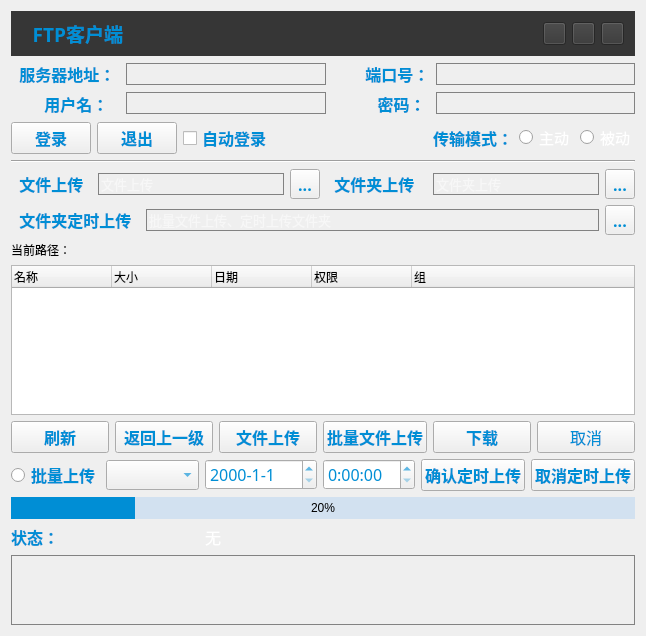
<?xml version="1.0" encoding="UTF-8"?>
<ui version="4.0">
 <class>FtpUpload</class>
 <widget class="QWidget" name="FtpUpload">
  <property name="geometry">
   <rect>
    <x>0</x>
    <y>0</y>
    <width>571</width>
    <height>610</height>
   </rect>
  </property>
  <property name="minimumSize">
   <size>
    <width>0</width>
    <height>0</height>
   </size>
  </property>
  <property name="windowTitle">
   <string>FtpUpload</string>
  </property>
  <layout class="QGridLayout" name="gridLayout_3">
   <item row="12" column="0">
    <widget class="QProgressBar" name="progressBar">
     <property name="layoutDirection">
      <enum>Qt::LeftToRight</enum>
     </property>
     <property name="styleSheet">
      <string notr="true">QProgressBar{
	
        border: none;
        text-align: center;
        background: rgb(210, 225, 240);
}
QProgressBar::chunk {
        background: rgb(0, 142, 213);
	
}</string>
     </property>
     <property name="maximum">
      <number>100</number>
     </property>
     <property name="value">
      <number>20</number>
     </property>
     <property name="textVisible">
      <bool>true</bool>
     </property>
     <property name="orientation">
      <enum>Qt::Horizontal</enum>
     </property>
     <property name="invertedAppearance">
      <bool>false</bool>
     </property>
     <property name="textDirection">
      <enum>QProgressBar::TopToBottom</enum>
     </property>
    </widget>
   </item>
   <item row="11" column="0">
    <layout class="QHBoxLayout" name="horizontalLayout_2">
     <item>
      <widget class="QRadioButton" name="radioButton">
       <property name="minimumSize">
        <size>
         <width>0</width>
         <height>0</height>
        </size>
       </property>
       <property name="font">
        <font>
         <family>微软雅黑</family>
         <pointsize>12</pointsize>
         <weight>75</weight>
         <bold>true</bold>
        </font>
       </property>
       <property name="styleSheet">
        <string notr="true">color: rgb(0, 142, 213);</string>
       </property>
       <property name="text">
        <string>批量上传</string>
       </property>
      </widget>
     </item>
     <item>
      <widget class="QComboBox" name="CB_EncodingFormat">
       <property name="minimumSize">
        <size>
         <width>0</width>
         <height>0</height>
        </size>
       </property>
       <property name="font">
        <font>
         <family>微软雅黑</family>
         <pointsize>11</pointsize>
         <weight>75</weight>
         <bold>true</bold>
        </font>
       </property>
       <property name="styleSheet">
        <string notr="true">color: rgb(0, 142, 213);</string>
       </property>
      </widget>
     </item>
     <item>
      <widget class="QDateEdit" name="dateEdit">
       <property name="minimumSize">
        <size>
         <width>0</width>
         <height>0</height>
        </size>
       </property>
       <property name="font">
        <font>
         <family>微软雅黑</family>
         <pointsize>12</pointsize>
         <weight>50</weight>
         <bold>false</bold>
        </font>
       </property>
       <property name="styleSheet">
        <string notr="true">color: rgb(0, 142, 213);</string>
       </property>
       <property name="minimumDateTime">
        <datetime>
         <hour>0</hour>
         <minute>0</minute>
         <second>0</second>
         <year>2000</year>
         <month>1</month>
         <day>1</day>
        </datetime>
       </property>
       <property name="displayFormat">
        <string>yyyy-M-d</string>
       </property>
      </widget>
     </item>
     <item>
      <widget class="QTimeEdit" name="timeEdit">
       <property name="minimumSize">
        <size>
         <width>0</width>
         <height>0</height>
        </size>
       </property>
       <property name="font">
        <font>
         <family>微软雅黑</family>
         <pointsize>12</pointsize>
        </font>
       </property>
       <property name="styleSheet">
        <string notr="true">color: rgb(0, 142, 213);</string>
       </property>
       <property name="displayFormat">
        <string>H:mm:ss</string>
       </property>
      </widget>
     </item>
     <item>
      <widget class="QPushButton" name="pushButton_ComfirmT">
       <property name="minimumSize">
        <size>
         <width>0</width>
         <height>0</height>
        </size>
       </property>
       <property name="font">
        <font>
         <family>微软雅黑</family>
         <pointsize>12</pointsize>
         <weight>75</weight>
         <bold>true</bold>
        </font>
       </property>
       <property name="cursor">
        <cursorShape>PointingHandCursor</cursorShape>
       </property>
       <property name="styleSheet">
        <string notr="true">color: rgb(0, 142, 213);</string>
       </property>
       <property name="text">
        <string>确认定时上传</string>
       </property>
      </widget>
     </item>
     <item>
      <widget class="QPushButton" name="pushButton_CancelT">
       <property name="minimumSize">
        <size>
         <width>0</width>
         <height>0</height>
        </size>
       </property>
       <property name="font">
        <font>
         <family>微软雅黑</family>
         <pointsize>12</pointsize>
         <weight>75</weight>
         <bold>true</bold>
        </font>
       </property>
       <property name="cursor">
        <cursorShape>ClosedHandCursor</cursorShape>
       </property>
       <property name="styleSheet">
        <string notr="true">color: rgb(0, 142, 213);</string>
       </property>
       <property name="text">
        <string>取消定时上传</string>
       </property>
      </widget>
     </item>
    </layout>
   </item>
   <item row="13" column="0">
    <layout class="QHBoxLayout" name="horizontalLayout_3">
     <item>
      <widget class="QLabel" name="label_1">
       <property name="maximumSize">
        <size>
         <width>16777215</width>
         <height>16777215</height>
        </size>
       </property>
       <property name="font">
        <font>
         <family>微软雅黑</family>
         <pointsize>12</pointsize>
         <weight>75</weight>
         <bold>true</bold>
        </font>
       </property>
       <property name="styleSheet">
        <string notr="true">color: rgb(0, 142, 213);</string>
       </property>
       <property name="text">
        <string>状态：</string>
       </property>
      </widget>
     </item>
     <item>
      <widget class="QLabel" name="statusLabel">
       <property name="minimumSize">
        <size>
         <width>430</width>
         <height>0</height>
        </size>
       </property>
       <property name="font">
        <font>
         <family>微软雅黑</family>
         <pointsize>12</pointsize>
         <weight>50</weight>
         <bold>false</bold>
        </font>
       </property>
       <property name="styleSheet">
        <string notr="true">color: rgb(255, 255, 255);</string>
       </property>
       <property name="text">
        <string>无</string>
       </property>
      </widget>
     </item>
    </layout>
   </item>
   <item row="10" column="0">
    <layout class="QGridLayout" name="gridLayout_2">
     <item row="0" column="0">
      <widget class="QPushButton" name="pushButton_Refush">
       <property name="minimumSize">
        <size>
         <width>0</width>
         <height>0</height>
        </size>
       </property>
       <property name="font">
        <font>
         <family>微软雅黑</family>
         <pointsize>12</pointsize>
         <weight>75</weight>
         <bold>true</bold>
        </font>
       </property>
       <property name="cursor">
        <cursorShape>OpenHandCursor</cursorShape>
       </property>
       <property name="styleSheet">
        <string notr="true">color: rgb(0, 142, 213);
</string>
       </property>
       <property name="text">
        <string>刷新</string>
       </property>
      </widget>
     </item>
     <item row="0" column="1">
      <widget class="QPushButton" name="pushButton_Back">
       <property name="minimumSize">
        <size>
         <width>0</width>
         <height>0</height>
        </size>
       </property>
       <property name="font">
        <font>
         <family>微软雅黑</family>
         <pointsize>12</pointsize>
         <weight>75</weight>
         <bold>true</bold>
        </font>
       </property>
       <property name="cursor">
        <cursorShape>OpenHandCursor</cursorShape>
       </property>
       <property name="styleSheet">
        <string notr="true">color: rgb(0, 142, 213);
</string>
       </property>
       <property name="text">
        <string>返回上一级</string>
       </property>
      </widget>
     </item>
     <item row="0" column="2">
      <widget class="QPushButton" name="uploadButton">
       <property name="minimumSize">
        <size>
         <width>67</width>
         <height>0</height>
        </size>
       </property>
       <property name="font">
        <font>
         <family>微软雅黑</family>
         <pointsize>12</pointsize>
         <weight>75</weight>
         <bold>true</bold>
        </font>
       </property>
       <property name="cursor">
        <cursorShape>PointingHandCursor</cursorShape>
       </property>
       <property name="styleSheet">
        <string notr="true">color: rgb(0, 142, 213);</string>
       </property>
       <property name="text">
        <string>文件上传</string>
       </property>
      </widget>
     </item>
     <item row="0" column="3">
      <widget class="QPushButton" name="uploadButton_All">
       <property name="minimumSize">
        <size>
         <width>100</width>
         <height>0</height>
        </size>
       </property>
       <property name="font">
        <font>
         <family>微软雅黑</family>
         <pointsize>12</pointsize>
         <weight>75</weight>
         <bold>true</bold>
        </font>
       </property>
       <property name="cursor">
        <cursorShape>PointingHandCursor</cursorShape>
       </property>
       <property name="styleSheet">
        <string notr="true">color: rgb(0, 142, 213);</string>
       </property>
       <property name="text">
        <string>批量文件上传</string>
       </property>
      </widget>
     </item>
     <item row="0" column="4">
      <widget class="QPushButton" name="downloadButton">
       <property name="minimumSize">
        <size>
         <width>67</width>
         <height>0</height>
        </size>
       </property>
       <property name="font">
        <font>
         <family>微软雅黑</family>
         <pointsize>12</pointsize>
         <weight>75</weight>
         <bold>true</bold>
        </font>
       </property>
       <property name="cursor">
        <cursorShape>PointingHandCursor</cursorShape>
       </property>
       <property name="styleSheet">
        <string notr="true">color: rgb(0, 142, 213);</string>
       </property>
       <property name="text">
        <string>下载</string>
       </property>
      </widget>
     </item>
     <item row="0" column="5">
      <widget class="QPushButton" name="cancelBtn">
       <property name="minimumSize">
        <size>
         <width>67</width>
         <height>0</height>
        </size>
       </property>
       <property name="font">
        <font>
         <family>微软雅黑</family>
         <pointsize>12</pointsize>
         <weight>50</weight>
         <bold>false</bold>
        </font>
       </property>
       <property name="cursor">
        <cursorShape>ClosedHandCursor</cursorShape>
       </property>
       <property name="styleSheet">
        <string notr="true">color: rgb(0, 142, 213);</string>
       </property>
       <property name="text">
        <string>取消</string>
       </property>
      </widget>
     </item>
    </layout>
   </item>
   <item row="2" column="0">
    <layout class="QHBoxLayout" name="horizontalLayout">
     <item>
      <widget class="QPushButton" name="pushButton_Login">
       <property name="font">
        <font>
         <family>微软雅黑</family>
         <pointsize>12</pointsize>
         <weight>75</weight>
         <bold>true</bold>
        </font>
       </property>
       <property name="styleSheet">
        <string notr="true">color: rgb(0, 142, 213);
</string>
       </property>
       <property name="text">
        <string>登录</string>
       </property>
      </widget>
     </item>
     <item>
      <widget class="QPushButton" name="pushButton_Quit">
       <property name="font">
        <font>
         <family>微软雅黑</family>
         <pointsize>12</pointsize>
         <weight>75</weight>
         <bold>true</bold>
        </font>
       </property>
       <property name="cursor">
        <cursorShape>ClosedHandCursor</cursorShape>
       </property>
       <property name="styleSheet">
        <string notr="true">color: rgb(0, 142, 213);
</string>
       </property>
       <property name="text">
        <string>退出</string>
       </property>
      </widget>
     </item>
     <item>
      <widget class="QCheckBox" name="checkBox_AutoLogin">
       <property name="font">
        <font>
         <family>微软雅黑</family>
         <pointsize>12</pointsize>
         <weight>75</weight>
         <bold>true</bold>
        </font>
       </property>
       <property name="styleSheet">
        <string notr="true">color: rgb(0, 142, 213);</string>
       </property>
       <property name="text">
        <string>自动登录</string>
       </property>
      </widget>
     </item>
     <item>
      <spacer name="horizontalSpacer_2">
       <property name="orientation">
        <enum>Qt::Horizontal</enum>
       </property>
       <property name="sizeHint" stdset="0">
        <size>
         <width>40</width>
         <height>20</height>
        </size>
       </property>
      </spacer>
     </item>
     <item>
      <widget class="QLabel" name="label_2">
       <property name="font">
        <font>
         <family>微软雅黑</family>
         <pointsize>12</pointsize>
         <weight>75</weight>
         <bold>true</bold>
        </font>
       </property>
       <property name="styleSheet">
        <string notr="true">color: rgb(0, 142, 213);</string>
       </property>
       <property name="text">
        <string>传输模式：</string>
       </property>
      </widget>
     </item>
     <item>
      <widget class="QRadioButton" name="radioButtonActive">
       <property name="font">
        <font>
         <family>微软雅黑</family>
         <pointsize>11</pointsize>
        </font>
       </property>
       <property name="styleSheet">
        <string notr="true">color: rgb(255, 255, 255);</string>
       </property>
       <property name="text">
        <string>主动</string>
       </property>
      </widget>
     </item>
     <item>
      <widget class="QRadioButton" name="radioButtonPassive">
       <property name="font">
        <font>
         <family>微软雅黑</family>
         <pointsize>11</pointsize>
        </font>
       </property>
       <property name="styleSheet">
        <string notr="true">color: rgb(255, 255, 255);
</string>
       </property>
       <property name="text">
        <string>被动</string>
       </property>
      </widget>
     </item>
    </layout>
   </item>
   <item row="1" column="0">
    <layout class="QHBoxLayout" name="horizontalLayout_6">
     <item>
      <layout class="QVBoxLayout" name="verticalLayout_3">
       <item>
        <widget class="QLabel" name="ipLabel">
         <property name="font">
          <font>
           <family>微软雅黑</family>
           <pointsize>12</pointsize>
           <weight>75</weight>
           <bold>true</bold>
          </font>
         </property>
         <property name="styleSheet">
          <string notr="true">color: rgb(0, 142, 213);</string>
         </property>
         <property name="text">
          <string>  服务器地址： </string>
         </property>
        </widget>
       </item>
       <item>
        <widget class="QLabel" name="ipLabel_3">
         <property name="font">
          <font>
           <family>微软雅黑</family>
           <pointsize>12</pointsize>
           <weight>75</weight>
           <bold>true</bold>
          </font>
         </property>
         <property name="styleSheet">
          <string notr="true">color: rgb(0, 142, 213);</string>
         </property>
         <property name="text">
          <string>        用户名：</string>
         </property>
        </widget>
       </item>
      </layout>
     </item>
     <item>
      <layout class="QVBoxLayout" name="verticalLayout_4">
       <item>
        <widget class="QLineEdit" name="lineEdit_Host">
         <property name="font">
          <font>
           <family>微软雅黑</family>
           <pointsize>10</pointsize>
          </font>
         </property>
         <property name="styleSheet">
          <string notr="true">QLineEdit{border:1px solid #828282;color: rgb(255, 255, 255);background:transparent;}</string>
         </property>
         <property name="text">
          <string/>
         </property>
         <property name="frame">
          <bool>true</bool>
         </property>
        </widget>
       </item>
       <item>
        <widget class="QLineEdit" name="lineEdit_User">
         <property name="font">
          <font>
           <family>微软雅黑</family>
           <pointsize>10</pointsize>
          </font>
         </property>
         <property name="styleSheet">
          <string notr="true">QLineEdit{border:1px solid #828282;color: rgb(255, 255, 255);background:transparent;}</string>
         </property>
         <property name="text">
          <string/>
         </property>
         <property name="frame">
          <bool>true</bool>
         </property>
        </widget>
       </item>
      </layout>
     </item>
     <item>
      <layout class="QVBoxLayout" name="verticalLayout">
       <item>
        <widget class="QLabel" name="ipLabel_2">
         <property name="font">
          <font>
           <family>微软雅黑</family>
           <pointsize>12</pointsize>
           <weight>75</weight>
           <bold>true</bold>
          </font>
         </property>
         <property name="layoutDirection">
          <enum>Qt::LeftToRight</enum>
         </property>
         <property name="styleSheet">
          <string notr="true">color: rgb(0, 142, 213);</string>
         </property>
         <property name="text">
          <string>        端口号：</string>
         </property>
        </widget>
       </item>
       <item>
        <widget class="QLabel" name="ipLabel_4">
         <property name="font">
          <font>
           <family>微软雅黑</family>
           <pointsize>12</pointsize>
           <weight>75</weight>
           <bold>true</bold>
          </font>
         </property>
         <property name="styleSheet">
          <string notr="true">color: rgb(0, 142, 213);</string>
         </property>
         <property name="text">
          <string>           密码：</string>
         </property>
        </widget>
       </item>
      </layout>
     </item>
     <item>
      <layout class="QVBoxLayout" name="verticalLayout_2">
       <item>
        <widget class="QLineEdit" name="lineEdit_Port">
         <property name="font">
          <font>
           <family>微软雅黑</family>
           <pointsize>10</pointsize>
          </font>
         </property>
         <property name="styleSheet">
          <string notr="true">QLineEdit{border:1px solid #828282;color: rgb(255, 255, 255);background:transparent;}</string>
         </property>
         <property name="text">
          <string/>
         </property>
         <property name="frame">
          <bool>true</bool>
         </property>
        </widget>
       </item>
       <item>
        <widget class="QLineEdit" name="lineEdit_pad">
         <property name="font">
          <font>
           <family>微软雅黑</family>
           <pointsize>10</pointsize>
          </font>
         </property>
         <property name="styleSheet">
          <string notr="true">QLineEdit{border:1px solid #828282;color: rgb(255, 255, 255);background:transparent;}</string>
         </property>
         <property name="text">
          <string/>
         </property>
         <property name="frame">
          <bool>true</bool>
         </property>
        </widget>
       </item>
      </layout>
     </item>
    </layout>
   </item>
   <item row="5" column="0">
    <layout class="QHBoxLayout" name="horizontalLayout_5">
     <item>
      <widget class="QLabel" name="ipLabel_6">
       <property name="font">
        <font>
         <family>微软雅黑</family>
         <pointsize>12</pointsize>
         <weight>75</weight>
         <bold>true</bold>
        </font>
       </property>
       <property name="styleSheet">
        <string notr="true">color: rgb(0, 142, 213);</string>
       </property>
       <property name="text">
        <string>  文件夹定时上传  </string>
       </property>
      </widget>
     </item>
     <item>
      <widget class="QLineEdit" name="lineEdit_DirPath">
       <property name="minimumSize">
        <size>
         <width>0</width>
         <height>0</height>
        </size>
       </property>
       <property name="font">
        <font>
         <family>微软雅黑</family>
         <pointsize>10</pointsize>
        </font>
       </property>
       <property name="styleSheet">
        <string notr="true">QLineEdit{border:1px solid #828282;color: rgb(255, 255, 255);background:transparent;}</string>
       </property>
       <property name="text">
        <string/>
       </property>
       <property name="frame">
        <bool>true</bool>
       </property>
       <property name="placeholderText">
        <string>批量文件上传、定时上传文件夹</string>
       </property>
      </widget>
     </item>
     <item>
      <widget class="QToolButton" name="toolButton_dir">
       <property name="font">
        <font>
         <family>微软雅黑</family>
         <pointsize>12</pointsize>
         <weight>75</weight>
         <bold>true</bold>
        </font>
       </property>
       <property name="cursor">
        <cursorShape>OpenHandCursor</cursorShape>
       </property>
       <property name="styleSheet">
        <string notr="true">color: rgb(0, 142, 213);</string>
       </property>
       <property name="text">
        <string>...</string>
       </property>
      </widget>
     </item>
    </layout>
   </item>
   <item row="0" column="0">
    <widget class="QWidget" name="widget" native="true">
     <property name="maximumSize">
      <size>
       <width>16777215</width>
       <height>60</height>
      </size>
     </property>
     <property name="styleSheet">
      <string notr="true">background-color: rgb(54, 54, 54);</string>
     </property>
     <layout class="QGridLayout" name="gridLayout">
      <item row="0" column="0">
       <widget class="QLabel" name="label">
        <property name="minimumSize">
         <size>
          <width>101</width>
          <height>21</height>
         </size>
        </property>
        <property name="maximumSize">
         <size>
          <width>111</width>
          <height>21</height>
         </size>
        </property>
        <property name="font">
         <font>
          <family>微软雅黑</family>
          <pointsize>14</pointsize>
          <weight>75</weight>
          <bold>true</bold>
         </font>
        </property>
        <property name="mouseTracking">
         <bool>true</bool>
        </property>
        <property name="acceptDrops">
         <bool>true</bool>
        </property>
        <property name="styleSheet">
         <string notr="true">color: rgb(0, 142, 213);</string>
        </property>
        <property name="text">
         <string>FTP客户端</string>
        </property>
        <property name="alignment">
         <set>Qt::AlignRight|Qt::AlignTrailing|Qt::AlignVCenter</set>
        </property>
        <property name="margin">
         <number>0</number>
        </property>
       </widget>
      </item>
      <item row="0" column="1">
       <spacer name="horizontalSpacer_3">
        <property name="orientation">
         <enum>Qt::Horizontal</enum>
        </property>
        <property name="sizeHint" stdset="0">
         <size>
          <width>278</width>
          <height>20</height>
         </size>
        </property>
       </spacer>
      </item>
      <item row="0" column="2">
       <layout class="QVBoxLayout" name="verticalLayout_6">
        <item>
         <layout class="QHBoxLayout" name="horizontalLayout_8">
          <item>
           <widget class="QPushButton" name="setButton">
            <property name="sizePolicy">
             <sizepolicy hsizetype="Fixed" vsizetype="Fixed">
              <horstretch>0</horstretch>
              <verstretch>0</verstretch>
             </sizepolicy>
            </property>
            <property name="minimumSize">
             <size>
              <width>23</width>
              <height>23</height>
             </size>
            </property>
            <property name="maximumSize">
             <size>
              <width>23</width>
              <height>23</height>
             </size>
            </property>
            <property name="styleSheet">
             <string notr="true">         QPushButton{ border-image:url(:/img/img/Help_btn.png) 66 0 33 0 ;}
   QPushButton:hover{ border-image:url(:/img/img/Help_btn.png) 33 0 66 0 ;}
 QPushButton:pressed{ border-image:url(:/img/img/Help_btn.png) 66 0 33 0 ;}
QPushButton:disabled{ border-image:url(:/img/img/Help_btn.png) 99 0 0 0 ;}</string>
            </property>
            <property name="text">
             <string/>
            </property>
            <property name="iconSize">
             <size>
              <width>23</width>
              <height>23</height>
             </size>
            </property>
           </widget>
          </item>
          <item>
           <widget class="QPushButton" name="minButton">
            <property name="sizePolicy">
             <sizepolicy hsizetype="Fixed" vsizetype="Fixed">
              <horstretch>0</horstretch>
              <verstretch>0</verstretch>
             </sizepolicy>
            </property>
            <property name="minimumSize">
             <size>
              <width>23</width>
              <height>23</height>
             </size>
            </property>
            <property name="maximumSize">
             <size>
              <width>23</width>
              <height>23</height>
             </size>
            </property>
            <property name="styleSheet">
             <string notr="true">         QPushButton{ border-image:url(:/img/img/min_btn.png) 66 0 33 0 ;}
   QPushButton:hover{ border-image:url(:/img/img/min_btn.png) 33 0 66 0 ;}
 QPushButton:pressed{ border-image:url(:/img/img/min_btn.png) 66 0 33 0 ;}
QPushButton:disabled{ border-image:url(:/img/img/min_btn.png) 99 0 0 0 ;}</string>
            </property>
            <property name="text">
             <string/>
            </property>
           </widget>
          </item>
          <item>
           <widget class="QPushButton" name="closeButton">
            <property name="sizePolicy">
             <sizepolicy hsizetype="Fixed" vsizetype="Fixed">
              <horstretch>0</horstretch>
              <verstretch>0</verstretch>
             </sizepolicy>
            </property>
            <property name="minimumSize">
             <size>
              <width>23</width>
              <height>23</height>
             </size>
            </property>
            <property name="maximumSize">
             <size>
              <width>23</width>
              <height>23</height>
             </size>
            </property>
            <property name="styleSheet">
             <string notr="true">QPushButton{ border-image:url(:/img/img/close_btn.png) 66 0 33 0 ;}
QPushButton:hover{ border-image:url(:/img/img/close_btn.png) 33 0 66 0 ;}
 QPushButton:pressed{ border-image:url(:/img/img/close_btn.png) 66 0 33 0 ;}
QPushButton:disabled{ border-image:url(:/img/img/close_btn.png) 99 0 0 0 ;}</string>
            </property>
            <property name="text">
             <string/>
            </property>
           </widget>
          </item>
         </layout>
        </item>
        <item>
         <spacer name="verticalSpacer">
          <property name="orientation">
           <enum>Qt::Vertical</enum>
          </property>
          <property name="sizeHint" stdset="0">
           <size>
            <width>20</width>
            <height>40</height>
           </size>
          </property>
         </spacer>
        </item>
       </layout>
      </item>
     </layout>
    </widget>
   </item>
   <item row="3" column="0">
    <widget class="Line" name="line">
     <property name="orientation">
      <enum>Qt::Horizontal</enum>
     </property>
    </widget>
   </item>
   <item row="14" column="0">
    <widget class="QTextEdit" name="textEdit">
     <property name="enabled">
      <bool>true</bool>
     </property>
     <property name="sizePolicy">
      <sizepolicy hsizetype="Expanding" vsizetype="Expanding">
       <horstretch>0</horstretch>
       <verstretch>0</verstretch>
      </sizepolicy>
     </property>
     <property name="minimumSize">
      <size>
       <width>0</width>
       <height>0</height>
      </size>
     </property>
     <property name="maximumSize">
      <size>
       <width>16777215</width>
       <height>16777215</height>
      </size>
     </property>
     <property name="font">
      <font>
       <family>微软雅黑</family>
       <pointsize>10</pointsize>
      </font>
     </property>
     <property name="mouseTracking">
      <bool>true</bool>
     </property>
     <property name="styleSheet">
      <string notr="true">QTextEdit{border:1px solid #828282;color: rgb(255, 255, 255);background:transparent;}</string>
     </property>
     <property name="textInteractionFlags">
      <set>Qt::NoTextInteraction</set>
     </property>
    </widget>
   </item>
   <item row="4" column="0">
    <layout class="QHBoxLayout" name="horizontalLayout_4">
     <item>
      <layout class="QHBoxLayout" name="horizontalLayout_7">
       <item>
        <widget class="QLabel" name="ipLabel_5">
         <property name="font">
          <font>
           <family>微软雅黑</family>
           <pointsize>12</pointsize>
           <weight>75</weight>
           <bold>true</bold>
          </font>
         </property>
         <property name="styleSheet">
          <string notr="true">color: rgb(0, 142, 213);</string>
         </property>
         <property name="text">
          <string>  文件上传  </string>
         </property>
        </widget>
       </item>
       <item>
        <widget class="QLineEdit" name="lineEdit_FilePath">
         <property name="font">
          <font>
           <family>微软雅黑</family>
           <pointsize>10</pointsize>
          </font>
         </property>
         <property name="styleSheet">
          <string notr="true">QLineEdit{border:1px solid #828282;color: rgb(255, 255, 255);background:transparent;}</string>
         </property>
         <property name="text">
          <string/>
         </property>
         <property name="frame">
          <bool>true</bool>
         </property>
         <property name="placeholderText">
          <string>文件上传</string>
         </property>
        </widget>
       </item>
       <item>
        <widget class="QToolButton" name="toolButton_file">
         <property name="font">
          <font>
           <family>微软雅黑</family>
           <pointsize>12</pointsize>
           <weight>75</weight>
           <italic>false</italic>
           <bold>true</bold>
          </font>
         </property>
         <property name="cursor">
          <cursorShape>OpenHandCursor</cursorShape>
         </property>
         <property name="styleSheet">
          <string notr="true">color: rgb(0, 142, 213);</string>
         </property>
         <property name="text">
          <string>...</string>
         </property>
        </widget>
       </item>
      </layout>
     </item>
     <item>
      <layout class="QHBoxLayout" name="horizontalLayout_9">
       <item>
        <widget class="QLabel" name="ipLabel_7">
         <property name="font">
          <font>
           <family>微软雅黑</family>
           <pointsize>12</pointsize>
           <weight>75</weight>
           <bold>true</bold>
          </font>
         </property>
         <property name="styleSheet">
          <string notr="true">color: rgb(0, 142, 213);</string>
         </property>
         <property name="text">
          <string>  文件夹上传   </string>
         </property>
        </widget>
       </item>
       <item>
        <widget class="QLineEdit" name="lineEdit_DirPath_2">
         <property name="minimumSize">
          <size>
           <width>0</width>
           <height>0</height>
          </size>
         </property>
         <property name="font">
          <font>
           <family>微软雅黑</family>
           <pointsize>10</pointsize>
          </font>
         </property>
         <property name="styleSheet">
          <string notr="true">QLineEdit{border:1px solid #828282;color: rgb(255, 255, 255);background:transparent;}</string>
         </property>
         <property name="text">
          <string/>
         </property>
         <property name="frame">
          <bool>true</bool>
         </property>
         <property name="placeholderText">
          <string>文件夹上传</string>
         </property>
        </widget>
       </item>
       <item>
        <widget class="QToolButton" name="toolButton_dir_2">
         <property name="font">
          <font>
           <family>微软雅黑</family>
           <pointsize>12</pointsize>
           <weight>75</weight>
           <bold>true</bold>
          </font>
         </property>
         <property name="cursor">
          <cursorShape>OpenHandCursor</cursorShape>
         </property>
         <property name="styleSheet">
          <string notr="true">color: rgb(0, 142, 213);</string>
         </property>
         <property name="text">
          <string>...</string>
         </property>
        </widget>
       </item>
      </layout>
     </item>
    </layout>
   </item>
   <item row="6" column="0">
    <layout class="QVBoxLayout" name="verticalLayout_5">
     <item>
      <widget class="QLabel" name="label_currentpath">
       <property name="font">
        <font>
         <family>微软雅黑</family>
        </font>
       </property>
       <property name="styleSheet">
        <string notr="true">QLineEdit{border:1px solid #828282;color: rgb(255, 255, 255);background:transparent;}</string>
       </property>
       <property name="text">
        <string>当前路径：</string>
       </property>
      </widget>
     </item>
     <item>
      <widget class="QTreeWidget" name="treeWidget">
       <property name="minimumSize">
        <size>
         <width>0</width>
         <height>150</height>
        </size>
       </property>
       <property name="maximumSize">
        <size>
         <width>16777215</width>
         <height>16777215</height>
        </size>
       </property>
       <property name="midLineWidth">
        <number>50</number>
       </property>
       <property name="autoExpandDelay">
        <number>-1</number>
       </property>
       <property name="allColumnsShowFocus">
        <bool>true</bool>
       </property>
       <property name="expandsOnDoubleClick">
        <bool>true</bool>
       </property>
       <attribute name="headerDefaultSectionSize">
        <number>100</number>
       </attribute>
       <attribute name="headerMinimumSectionSize">
        <number>20</number>
       </attribute>
       <column>
        <property name="text">
         <string notr="true">名称</string>
        </property>
       </column>
       <column>
        <property name="text">
         <string>大小</string>
        </property>
       </column>
       <column>
        <property name="text">
         <string>日期</string>
        </property>
       </column>
       <column>
        <property name="text">
         <string>权限</string>
        </property>
       </column>
       <column>
        <property name="text">
         <string>组</string>
        </property>
       </column>
      </widget>
     </item>
    </layout>
   </item>
  </layout>
 </widget>
 <layoutdefault spacing="6" margin="11"/>
 <resources/>
 <connections/>
</ui>
